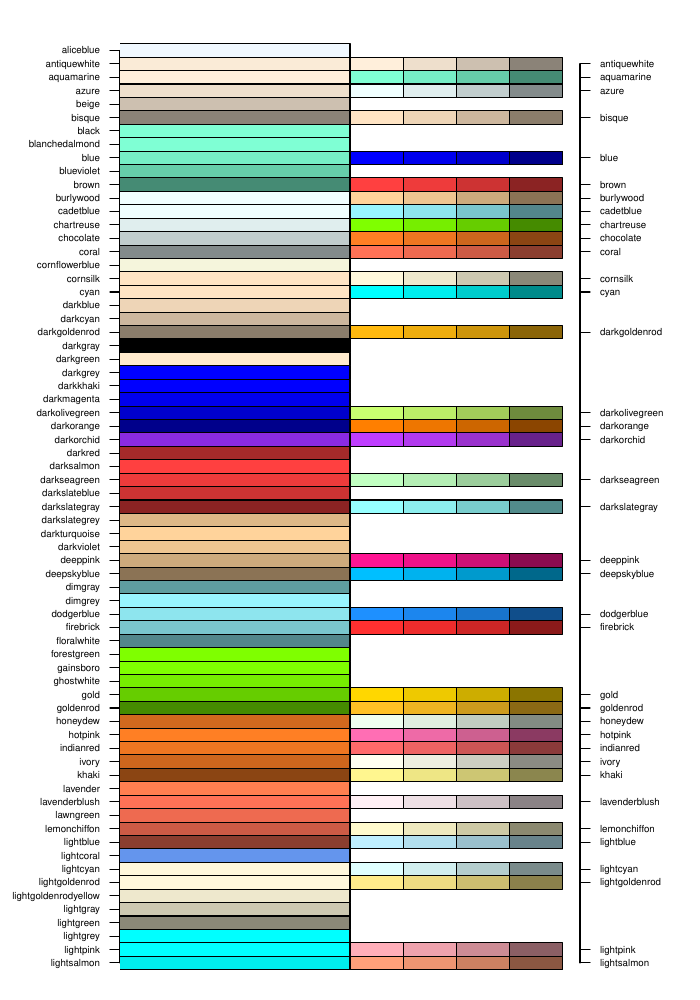

R code for this plot:

#### Make 2-page color table of all colors available in R ####
# R colors minus 100 shades of grey 
cols = colors()[c(2:151,362:657)]

# Duplicate colors
dupCols = list()
for (i in 1:4){
  dupCols[[i]] <- cols[grep(pattern = i,x = cols)]
}
dupNames = gsub(pattern = '1',replacement = '',x = dupCols[[1]])

# All Color Names 
allNames = cols[!grepl('1',cols) & !grepl('2',cols) & !grepl('3',cols) & !grepl('4',cols)]
indx = match(dupNames,allNames)

# Output color table 
output = data.frame(col = cols,c1=NA,c2=NA,c3=NA,c4=NA,stringsAsFactors = F)
for (i in 1:4){
  output[,i+1][indx] = dupCols[[i]]
}

# Set rectangles x-axis start and end points 
x1 = c(0,3,3.5,4,4.5)
x2 = c(3,3.5,4,4.5,5)

# 2 page color chart 
pdf('rColorTable.pdf',height = 10)
par(mar=c(0,6,0,6))
# First page
plot(0, type="n", ylab="", xlab="",axes=FALSE, ylim=c(69,0), xlim=c(1,5))
axis(2,at = 1:69,labels = allNames[1:69],las=1,cex.axis=0.6)
axis(4,at= indx[indx<70],labels = paste(allNames[indx[indx<70]],4,sep=''),cex.axis=0.6,las=1)
for (j in 1:69) {
  for (i in 1:5) {
    #k = j*5 + i
    if (!is.na(output[j,i])){
      rect(x1[i],j-0.5, x2[i],j+0.5, border="black", col=output[j,i])
    }
  }
}
# Second Page 
plot(0, type="n", ylab="", xlab="",axes=FALSE, ylim=c(138,70),xlim=c(1,5))
axis(2,at = 70:138,labels = allNames[70:138],las=1,cex.axis=0.6)
axis(4,at= indx[indx>=70],labels = paste(allNames[indx[indx>=70]],4,sep=''),cex.axis=0.6,las=1)
for (j in 70:138) {
  for (i in 1:5) {
    #k = j*5 + i
    if (!is.na(output[j,i])){
      rect(x1[i],j-0.5, x2[i],j+0.5, border="black", col=output[j,i])
    }
  }
}
dev.off()
